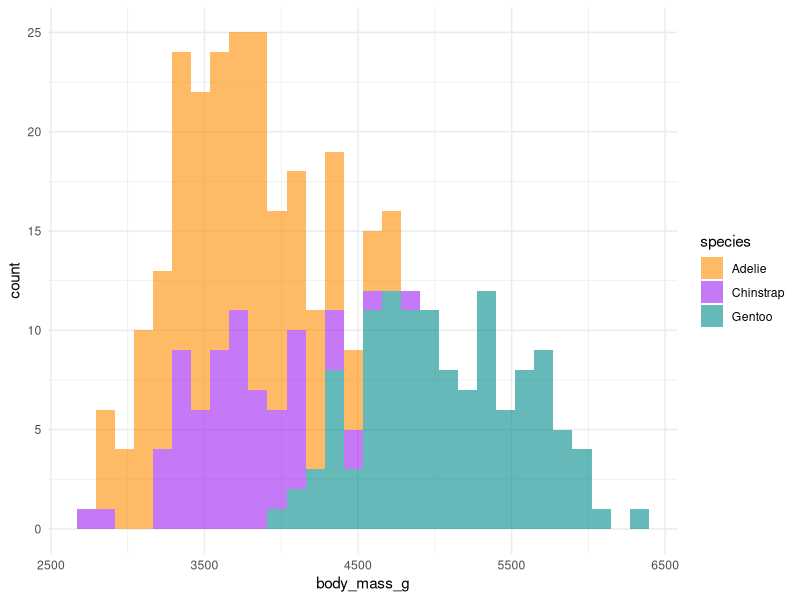

This chart was generated by the following R code:
## ---- chunk 1
knitr::opts_chunk$set(
  echo = TRUE, # code is included in output
  warning = FALSE, # don't show warnings
  message = FALSE # don't show messages
)
library(tidyverse)
library(palmerpenguins)
## ---- chunk 2
# calculate the mean body mass of the penguin species
adelie_mean <- penguins %>% filter(species == "Adelie") %>% pull(body_mass_g) %>% mean(na.rm = TRUE) 
chinstrap_mean <- penguins %>% filter(species == "Chinstrap") %>% pull(body_mass_g) %>% mean(na.rm = TRUE) 
gentoo_mean <- penguins %>% filter(species == "Gentoo") %>% pull(body_mass_g) %>% mean(na.rm = TRUE) 
## ---- chunk 3
# mean penguin species
adelie_mean <- penguins %>% filter(species == "Adelie") %>% pull(flipper_length_mm) %>% mean(na.rm = TRUE) 
chinstrap_mean <- penguins %>% filter(species == "Chinstrap") %>% pull(flipper_length_mm) %>% mean(na.rm = TRUE) 
gentoo_mean <- penguins %>% filter(species == "Gentoo") %>% pull(flipper_length_mm) %>% mean(na.rm = TRUE) 
## ---- chunk 4
ggplot(penguins, aes(x = body_mass_g, fill = species)) +
  geom_histogram(alpha = 0.6) +
   scale_fill_manual(values = c("darkorange", "purple", "cyan4")) +
  theme_minimal()
## ---- chunk 5
penguins %>% 
  filter(!(is.na(sex))) %>% 
  group_by(species, sex) %>% 
  summarize(
    bill_length = mean(bill_length_mm, na.rm = TRUE),
    bill_depth = mean(bill_depth_mm, na.rm = TRUE),
    flipper_length = mean(flipper_length_mm, na.rm = TRUE),
    body_mass = mean(body_mass_g, na.rm = TRUE)
  )
## ---- chunk 6
# Calculate the linear model
lm_penguins <- lm(bill_depth_mm ~ bill_length_mm + species, data = penguins)
# Create the summary table
summary(lm_penguins)
